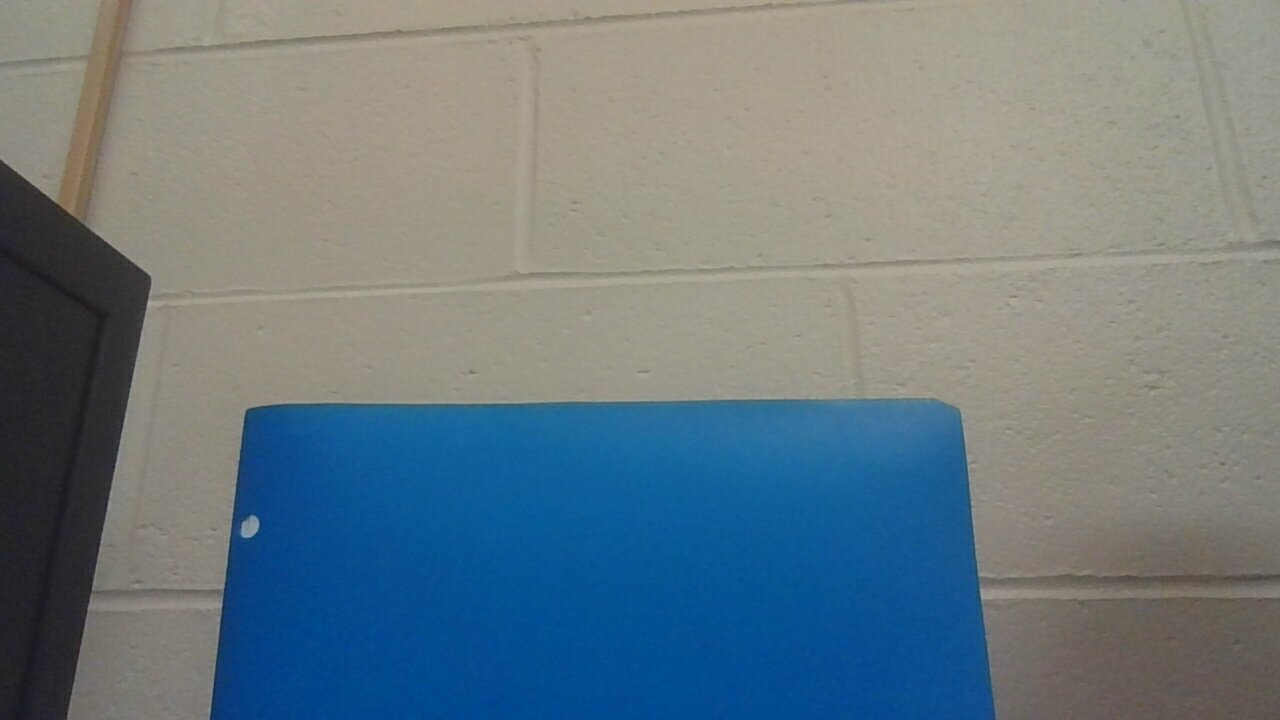
#> input picture src/camera/image.jpg, 1280 x 720 px
$ python find_center_of_image.py
#> lines starting #> are read from the running program, lines starting #| are printed output that depends on the picture; after the words box and inside, x2 and y2 are one past the last pixel; in counts of white or black regions, pixels touching at a corner belong together
import cv2
import numpy as np

# Read the image file
img = cv2.imread("image.jpg")
#> img is the input picture: shape (720, 1280, 3); mean B, G, R 129.3, 122.5, 107.5

# Convert BGR to HSV
hsv = cv2.cvtColor(img, cv2.COLOR_BGR2HSV)
#> hsv: shape (720, 1280, 3); mean H, S, V 48.4, 82.8, 142.1

# Define range of red color in HSV
lower_red = np.array([0, 50, 50])
upper_red = np.array([10, 255, 255])
mask1 = cv2.inRange(hsv, lower_red, upper_red)
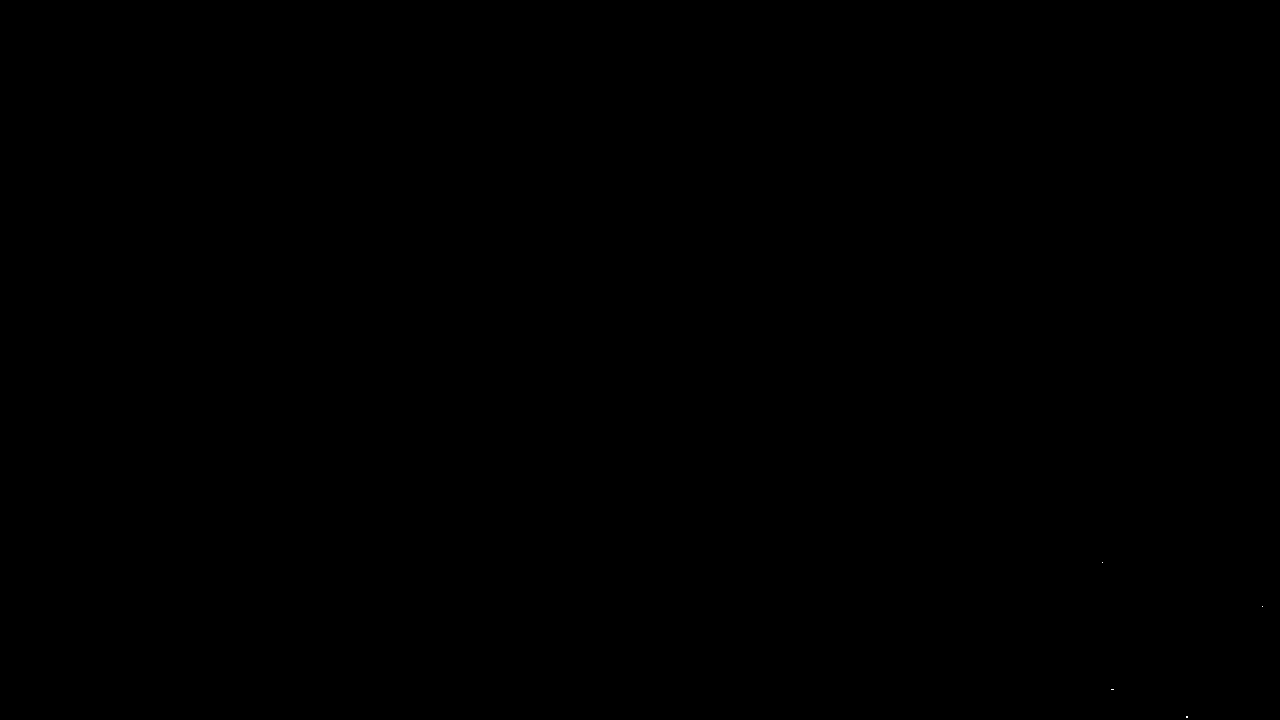
#> mask1: shape (720, 1280); 0% white in thin lines or dots, all inside (x1, y1, x2, y2) = (1102, 562, 1263, 718)

lower_red = np.array([170, 50, 50])
upper_red = np.array([180, 255, 255])
mask2 = cv2.inRange(hsv, lower_red, upper_red)
#> mask2: shape (720, 1280); every value is 0


# Combine the masks
mask = cv2.bitwise_or(mask1, mask2)

# Find contours
contours, hierarchy = cv2.findContours(
    mask, cv2.RETR_EXTERNAL, cv2.CHAIN_APPROX_SIMPLE)
#> contours = 4 contours, all with area under 20

# Find the largest contour and its centroid
if len(contours) > 0:
    largest_contour = max(contours, key=cv2.contourArea)
#> largest_contour = [[1186, 716], [1186, 717], [1187, 717], [1187, 716]]
    M = cv2.moments(largest_contour)
#> M = moments, m00 1, centre m10/m00, m01/m00 = (1186.5, 716.5)
    if M['m00'] != 0:
        cx = int(M['m10'] / M['m00'])
#> cx = 1186
        cy = int(M['m01'] / M['m00'])
#> cy = 716
        # Draw a circle at the centroid
        cv2.circle(img, (cx, cy), 7, (255, 255, 255), -1)
#> img: shape (720, 1280, 3); 0.01% of pixels changed, all inside (x1, y1, x2, y2) = (1179, 709, 1194, 720)
        cv2.imshow('Centroid', img)
        cv2.waitKey(0)

cv2.destroyAllWindows()
